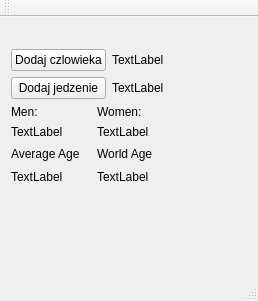
<?xml version="1.0" encoding="UTF-8"?>
<ui version="4.0">
 <class>MainWindow</class>
 <widget class="QMainWindow" name="MainWindow">
  <property name="geometry">
   <rect>
    <x>0</x>
    <y>0</y>
    <width>258</width>
    <height>301</height>
   </rect>
  </property>
  <property name="windowTitle">
   <string>MainWindow</string>
  </property>
  <widget class="QWidget" name="centralWidget">
   <widget class="QWidget" name="">
    <property name="geometry">
     <rect>
      <x>0</x>
      <y>21</y>
      <width>188</width>
      <height>158</height>
     </rect>
    </property>
    <layout class="QVBoxLayout" name="verticalLayout_7">
     <item>
      <layout class="QVBoxLayout" name="verticalLayout_5">
       <item>
        <layout class="QVBoxLayout" name="verticalLayout_4">
         <item>
          <layout class="QHBoxLayout" name="horizontalLayout">
           <item>
            <layout class="QVBoxLayout" name="verticalLayout">
             <item>
              <widget class="QPushButton" name="People_Button">
               <property name="text">
                <string>Dodaj czlowieka</string>
               </property>
              </widget>
             </item>
             <item>
              <widget class="QPushButton" name="Food_Button">
               <property name="text">
                <string>Dodaj jedzenie</string>
               </property>
              </widget>
             </item>
            </layout>
           </item>
           <item>
            <layout class="QVBoxLayout" name="verticalLayout_2">
             <item>
              <widget class="QLabel" name="People_Label">
               <property name="text">
                <string>TextLabel</string>
               </property>
              </widget>
             </item>
             <item>
              <widget class="QLabel" name="Foods_Label">
               <property name="text">
                <string>TextLabel</string>
               </property>
              </widget>
             </item>
            </layout>
           </item>
          </layout>
         </item>
         <item>
          <layout class="QVBoxLayout" name="verticalLayout_3">
           <item>
            <layout class="QHBoxLayout" name="horizontalLayout_2">
             <item>
              <widget class="QLabel" name="Men_Label">
               <property name="text">
                <string>Men:</string>
               </property>
              </widget>
             </item>
             <item>
              <widget class="QLabel" name="Women_Label">
               <property name="text">
                <string>Women:</string>
               </property>
              </widget>
             </item>
            </layout>
           </item>
           <item>
            <layout class="QHBoxLayout" name="horizontalLayout_3">
             <item>
              <widget class="QLabel" name="Men_Value_Label">
               <property name="text">
                <string>TextLabel</string>
               </property>
              </widget>
             </item>
             <item>
              <widget class="QLabel" name="Women_Value_Label">
               <property name="text">
                <string>TextLabel</string>
               </property>
              </widget>
             </item>
            </layout>
           </item>
          </layout>
         </item>
        </layout>
       </item>
      </layout>
     </item>
     <item>
      <layout class="QVBoxLayout" name="verticalLayout_6">
       <item>
        <layout class="QHBoxLayout" name="horizontalLayout_4">
         <item>
          <widget class="QLabel" name="label">
           <property name="text">
            <string>Average Age</string>
           </property>
          </widget>
         </item>
         <item>
          <widget class="QLabel" name="label_2">
           <property name="text">
            <string>World Age</string>
           </property>
          </widget>
         </item>
        </layout>
       </item>
       <item>
        <layout class="QHBoxLayout" name="horizontalLayout_5">
         <item>
          <widget class="QLabel" name="Average_Age_Label">
           <property name="text">
            <string>TextLabel</string>
           </property>
          </widget>
         </item>
         <item>
          <widget class="QLabel" name="World_Age_Label">
           <property name="text">
            <string>TextLabel</string>
           </property>
          </widget>
         </item>
        </layout>
       </item>
      </layout>
     </item>
    </layout>
   </widget>
  </widget>
  <widget class="QMenuBar" name="menuBar">
   <property name="geometry">
    <rect>
     <x>0</x>
     <y>0</y>
     <width>258</width>
     <height>20</height>
    </rect>
   </property>
  </widget>
  <widget class="QToolBar" name="mainToolBar">
   <attribute name="toolBarArea">
    <enum>TopToolBarArea</enum>
   </attribute>
   <attribute name="toolBarBreak">
    <bool>false</bool>
   </attribute>
  </widget>
  <widget class="QStatusBar" name="statusBar"/>
 </widget>
 <layoutdefault spacing="6" margin="11"/>
 <resources/>
 <connections/>
</ui>
